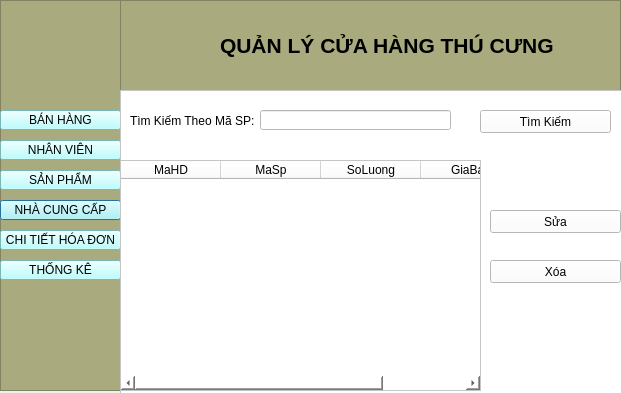
<?xml version="1.0" encoding="UTF-8"?>
<ui version="4.0">
 <class>Dialog</class>
 <widget class="QDialog" name="Dialog">
  <property name="geometry">
   <rect>
    <x>0</x>
    <y>0</y>
    <width>621</width>
    <height>393</height>
   </rect>
  </property>
  <property name="windowTitle">
   <string>Dialog</string>
  </property>
  <widget class="QPushButton" name="pushButton_13">
   <property name="geometry">
    <rect>
     <x>0</x>
     <y>200</y>
     <width>121</width>
     <height>20</height>
    </rect>
   </property>
   <property name="styleSheet">
    <string notr="true">background-color: rgb(170, 255, 255);</string>
   </property>
   <property name="text">
    <string>NHÀ CUNG CẤP</string>
   </property>
  </widget>
  <widget class="QPushButton" name="pushButton_9">
   <property name="geometry">
    <rect>
     <x>0</x>
     <y>110</y>
     <width>121</width>
     <height>20</height>
    </rect>
   </property>
   <property name="styleSheet">
    <string notr="true">background-color: rgb(170, 255, 255);</string>
   </property>
   <property name="text">
    <string>BÁN HÀNG</string>
   </property>
  </widget>
  <widget class="QPushButton" name="pushButton_10">
   <property name="geometry">
    <rect>
     <x>0</x>
     <y>140</y>
     <width>121</width>
     <height>20</height>
    </rect>
   </property>
   <property name="styleSheet">
    <string notr="true">background-color: rgb(170, 255, 255);</string>
   </property>
   <property name="text">
    <string>NHÂN VIÊN</string>
   </property>
  </widget>
  <widget class="QPushButton" name="pushButton_12">
   <property name="geometry">
    <rect>
     <x>0</x>
     <y>260</y>
     <width>121</width>
     <height>20</height>
    </rect>
   </property>
   <property name="styleSheet">
    <string notr="true">background-color: rgb(170, 255, 255);</string>
   </property>
   <property name="text">
    <string>THỐNG KÊ</string>
   </property>
  </widget>
  <widget class="QPushButton" name="pushButton_11">
   <property name="geometry">
    <rect>
     <x>0</x>
     <y>230</y>
     <width>121</width>
     <height>20</height>
    </rect>
   </property>
   <property name="styleSheet">
    <string notr="true">background-color: rgb(170, 255, 255);</string>
   </property>
   <property name="text">
    <string>CHI TIẾT HÓA ĐƠN</string>
   </property>
  </widget>
  <widget class="QPushButton" name="pushButton_6">
   <property name="geometry">
    <rect>
     <x>0</x>
     <y>170</y>
     <width>121</width>
     <height>20</height>
    </rect>
   </property>
   <property name="styleSheet">
    <string notr="true">background-color: rgb(170, 255, 255);</string>
   </property>
   <property name="text">
    <string>SẢN PHẨM</string>
   </property>
  </widget>
  <widget class="QListWidget" name="listWidget_3">
   <property name="geometry">
    <rect>
     <x>0</x>
     <y>0</y>
     <width>121</width>
     <height>391</height>
    </rect>
   </property>
   <property name="styleSheet">
    <string notr="true">background-color: rgb(85, 255, 255);
background-color: rgb(170, 170, 127);</string>
   </property>
  </widget>
  <widget class="QLabel" name="label_2">
   <property name="geometry">
    <rect>
     <x>220</x>
     <y>20</y>
     <width>491</width>
     <height>51</height>
    </rect>
   </property>
   <property name="font">
    <font>
     <pointsize>16</pointsize>
     <weight>75</weight>
     <bold>true</bold>
    </font>
   </property>
   <property name="text">
    <string>QUẢN LÝ CỬA HÀNG THÚ CƯNG</string>
   </property>
  </widget>
  <widget class="QListWidget" name="listWidget_4">
   <property name="geometry">
    <rect>
     <x>110</x>
     <y>0</y>
     <width>511</width>
     <height>91</height>
    </rect>
   </property>
   <property name="styleSheet">
    <string notr="true">background-color: rgb(85, 255, 255);
background-color: rgb(170, 170, 127);</string>
   </property>
  </widget>
  <widget class="QFrame" name="frame">
   <property name="geometry">
    <rect>
     <x>120</x>
     <y>90</y>
     <width>531</width>
     <height>311</height>
    </rect>
   </property>
   <property name="styleSheet">
    <string notr="true">background-color: rgb(255, 255, 255);</string>
   </property>
   <property name="frameShape">
    <enum>QFrame::StyledPanel</enum>
   </property>
   <property name="frameShadow">
    <enum>QFrame::Raised</enum>
   </property>
   <widget class="QLabel" name="label">
    <property name="geometry">
     <rect>
      <x>10</x>
      <y>20</y>
      <width>261</width>
      <height>21</height>
     </rect>
    </property>
    <property name="text">
     <string>Tìm Kiếm Theo Mã SP:</string>
    </property>
   </widget>
   <widget class="QLineEdit" name="lineEdit">
    <property name="geometry">
     <rect>
      <x>140</x>
      <y>20</y>
      <width>191</width>
      <height>20</height>
     </rect>
    </property>
   </widget>
   <widget class="QTableWidget" name="tableWidget">
    <property name="geometry">
     <rect>
      <x>0</x>
      <y>70</y>
      <width>361</width>
      <height>231</height>
     </rect>
    </property>
    <column>
     <property name="text">
      <string>MaHD</string>
     </property>
    </column>
    <column>
     <property name="text">
      <string>MaSp</string>
     </property>
    </column>
    <column>
     <property name="text">
      <string>SoLuong</string>
     </property>
    </column>
    <column>
     <property name="text">
      <string>GiaBan</string>
     </property>
    </column>
   </widget>
   <widget class="QPushButton" name="pushButton">
    <property name="geometry">
     <rect>
      <x>370</x>
      <y>120</y>
      <width>131</width>
      <height>23</height>
     </rect>
    </property>
    <property name="text">
     <string>Sửa</string>
    </property>
   </widget>
   <widget class="QPushButton" name="pushButton_3">
    <property name="geometry">
     <rect>
      <x>360</x>
      <y>20</y>
      <width>131</width>
      <height>23</height>
     </rect>
    </property>
    <property name="text">
     <string>Tìm Kiếm</string>
    </property>
   </widget>
   <widget class="QPushButton" name="pushButton_5">
    <property name="geometry">
     <rect>
      <x>370</x>
      <y>170</y>
      <width>131</width>
      <height>23</height>
     </rect>
    </property>
    <property name="text">
     <string>Xóa</string>
    </property>
   </widget>
  </widget>
  <zorder>listWidget_4</zorder>
  <zorder>listWidget_3</zorder>
  <zorder>pushButton_13</zorder>
  <zorder>pushButton_9</zorder>
  <zorder>pushButton_10</zorder>
  <zorder>pushButton_12</zorder>
  <zorder>pushButton_11</zorder>
  <zorder>pushButton_6</zorder>
  <zorder>label_2</zorder>
  <zorder>frame</zorder>
 </widget>
 <resources/>
 <connections/>
</ui>
